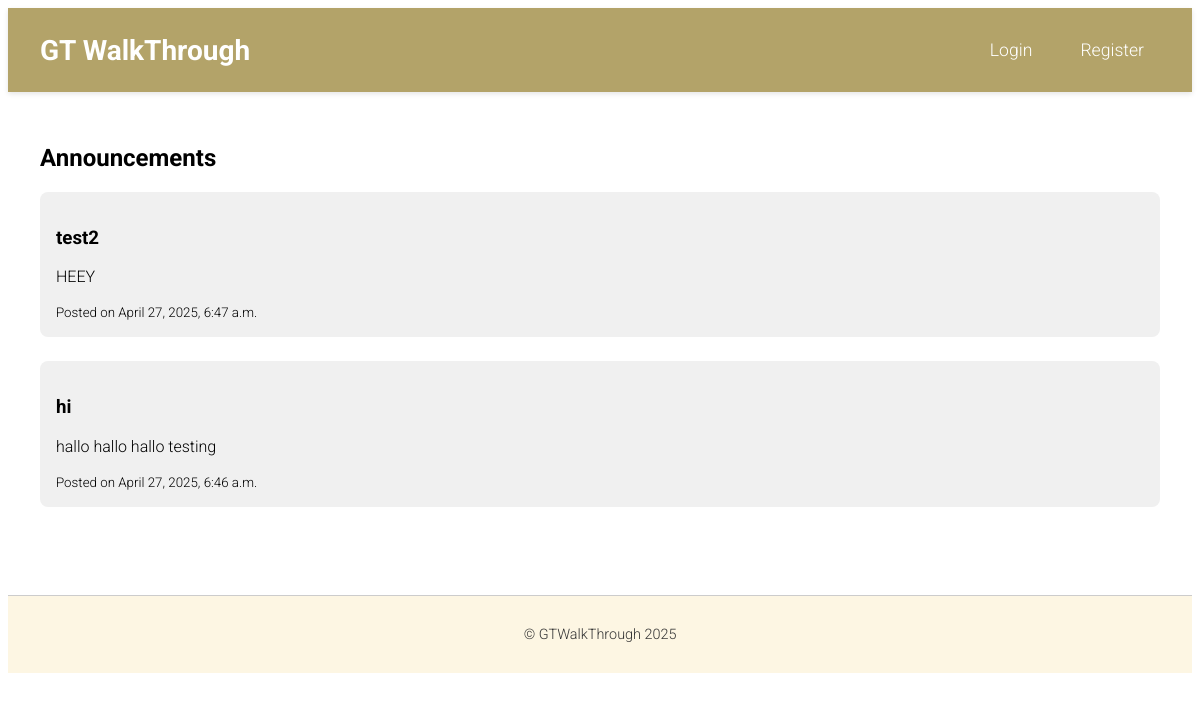
Page /announcements/ on the earlier database version.
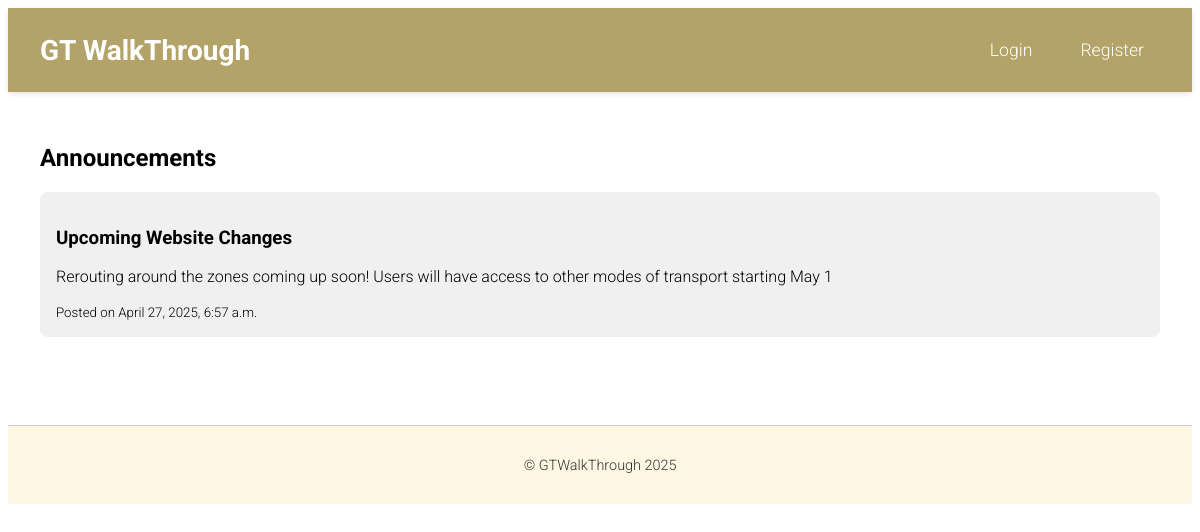
Same page on the later database version.
### gtwt_app/models.py (models this page shows, shortened)
class Announcement(models.Model):
    title = models.CharField(max_length=200)
    message = models.TextField()
    created_at = models.DateTimeField(auto_now_add=True)
    from django.contrib import admin

### gtwt_app/views.py (the view)
# urls.py: path('announcements/', views.announcements_list, name='announcements'),
def announcements_list(request):
    announcements = Announcement.objects.order_by('-created_at')
    return render(request, 'announcements.html', {'announcements': announcements})

### gtwt_app/templates/announcements.html (shortened to what this page needs)
{% extends 'base.html' %}
{% block content %}
<h2>Announcements</h2>
<ul style="list-style: none; padding: 0;">
    {% for announcement in announcements %}
    <li style="margin-bottom: 1.5rem;">
        <div style="background: #f0f0f0; padding: 1rem; border-radius: 8px;">
            <h3>{{ announcement.title }}</h3>
            <p>{{ announcement.message }}</p>
            <small>Posted on {{ announcement.created_at|date:"F j, Y, g:i a" }}</small>
        </div>
    </li>
    {% empty %}
    <li>No announcements yet.</li>
    {% endfor %}
</ul>
{% endblock %}

### gtwt_app/templates/base.html (shortened to what this page needs)
<!DOCTYPE html>
<html lang="en">
  <head>
    {% load static %}
    <link rel="stylesheet" href="{% static 'css/style.css' %}" />
  </head>
  <body>
    <header>
      <nav
        style="
          display: flex;
          justify-content: space-between;
          align-items: center;
          padding: 0 2rem;
        "
      >
        <div style="display: flex; align-items: center; gap: 1rem">
          <a href="{% url 'home' %}" class="navbar-brand">GT WalkThrough</a>
        </div>
        {% if user.is_authenticated %}
        <div style="display: flex; align-items: center; gap: 2rem">
          <ul
            class="nav-links"
            style="display: flex; gap: 1rem; list-style: none"
          >
            <li><a href = "{% url 'announcements' %}">Announcements</a></li>
            <li><a href="{% url 'my_reports' %}">My Reports</a></li>
            <li><a href="{% url 'my_routes' %}">My Routes</a></li>
          </ul>
          <div class="dropdown" style="position: relative">
            <button
              id="dropdownButton"
              style="
                background: none;
                border: none;
                color: white;
                font-size: 1.1rem;
                cursor: pointer;
              "
            >
              Hi, {{ user.first_name|default:user.username }} &#9662;
            </button>
            <div
              id="dropdownMenu"
              style="
                display: none;
                position: absolute;
                right: 0;
                background-color: white;
                min-width: 120px;
                box-shadow: 0px 8px 16px rgba(0, 0, 0, 0.2);
                z-index: 1;
                border-radius: 5px;
              "
            >
              <a
                href="{% url 'profile' %}"
                style="
                  color: black;
                  padding: 12px 16px;
                  display: block;
                  text-decoration: none;
                "
                >Profile</a
              >
              <a
                href="{% url 'logout' %}"
                style="
                  color: black;
                  padding: 12px 16px;
                  display: block;
                  text-decoration: none;
                "
                >Logout</a
              >
            </div>
          </div>
        </div>
        {% else %}
        <ul
          class="nav-links"
          style="display: flex; gap: 1rem; list-style: none"
        >
          <li><a href="{% url 'login' %}">Login</a></li>
          <li><a href="{% url 'register' %}">Register</a></li>
        </ul>
        {% endif %}
      </nav>
    </header>
    <div class="content">{% block content %}{% endblock %}</div>
    <footer>
      <p>&copy; GTWalkThrough 2025</p>
    </footer>
  </body>
</html>

### gtwt_app/static/css/style.css (style rules this page uses)
header { background-color: #222; padding: 1rem 0; }
nav { display: flex; justify-content: space-between; align-items: center; padding: 0 2rem; }
.navbar-brand { font-size: 1.5rem; font-weight: bold; color: #ffa500; }
.nav-links { list-style: none; display: flex; gap: 1rem; }
.nav-links a { text-decoration: none; color: #ffa500; font-size: 1.1rem; padding: 0.5rem 1rem; transition: background-color 0.3s ease; }
.content { padding: 2rem; }

### gtwt_app/templates/base.html (style rules this page uses)
:root { --clr-GT-blue: #162639; --clr-GT-gold: #b3a369; }
body { font-family: "Roboto", sans-serif; font-weight: 300; }
header { background-color: var(--clr-GT-gold); padding: 1rem 0; box-shadow: 0 2px 5px rgba(0, 0, 0, 0.1); position: sticky; top: 0; z-index: 1000; }
nav { display: flex; justify-content: space-between; align-items: center; padding: 0 2rem; }
.navbar-brand { font-size: 1.75rem; font-weight: bold; color: white; text-decoration: none; }
.nav-links { list-style: none; display: flex; gap: 1.2rem; }
.nav-links a { text-decoration: none; color: white; font-size: 1.1rem; padding: 0.5rem 1rem; border-radius: 5px; transition: background-color 0.3s, transform 0.2s; }
.content { padding: 2rem; }
footer { background-color: #fdf6e3; padding: 1rem 0; margin-top: 2rem; text-align: center; font-size: 0.9rem; color: #333; border-top: 1px solid #ccc; }

Differences in the rows shown:
removed Announcement: title "test2", message "HEEY", created_at "April 27, 2025, 6:47 a.m."
removed Announcement: title "hi", message "hallo hallo hallo testing", created_at "April 27, 2025, 6:46 a.m."
added Announcement: title "Upcoming Website Changes", message "Rerouting around the zones coming up soon! Users will have access to other modes of transport starting May 1", created_at "April 27, 2025, 6:57 a.m."
